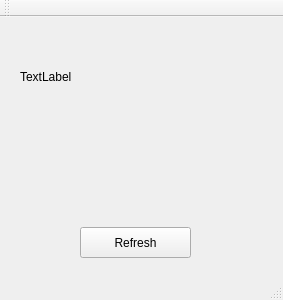
<?xml version="1.0" encoding="UTF-8"?>
<ui version="4.0">
 <class>MainWindow</class>
 <widget class="QMainWindow" name="MainWindow">
  <property name="geometry">
   <rect>
    <x>0</x>
    <y>0</y>
    <width>283</width>
    <height>300</height>
   </rect>
  </property>
  <property name="windowTitle">
   <string>MainWindow</string>
  </property>
  <widget class="QWidget" name="centralWidget">
   <widget class="QPushButton" name="pushButton">
    <property name="geometry">
     <rect>
      <x>80</x>
      <y>210</y>
      <width>111</width>
      <height>31</height>
     </rect>
    </property>
    <property name="text">
     <string>Refresh</string>
    </property>
   </widget>
   <widget class="QLabel" name="label">
    <property name="geometry">
     <rect>
      <x>20</x>
      <y>50</y>
      <width>241</width>
      <height>20</height>
     </rect>
    </property>
    <property name="text">
     <string>TextLabel</string>
    </property>
   </widget>
  </widget>
  <widget class="QMenuBar" name="menuBar">
   <property name="geometry">
    <rect>
     <x>0</x>
     <y>0</y>
     <width>283</width>
     <height>21</height>
    </rect>
   </property>
  </widget>
  <widget class="QToolBar" name="mainToolBar">
   <attribute name="toolBarArea">
    <enum>TopToolBarArea</enum>
   </attribute>
   <attribute name="toolBarBreak">
    <bool>false</bool>
   </attribute>
  </widget>
  <widget class="QStatusBar" name="statusBar"/>
 </widget>
 <layoutdefault spacing="6" margin="11"/>
 <resources/>
 <connections/>
</ui>
